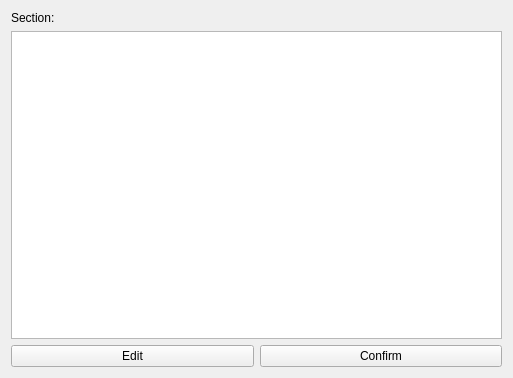
<?xml version="1.0" encoding="UTF-8"?>
<ui version="4.0">
 <class>SectionWidget</class>
 <widget class="QWidget" name="SectionWidget">
  <property name="geometry">
   <rect>
    <x>0</x>
    <y>0</y>
    <width>513</width>
    <height>378</height>
   </rect>
  </property>
  <property name="windowTitle">
   <string>Form</string>
  </property>
  <layout class="QHBoxLayout" name="horizontalLayout_2">
   <item>
    <layout class="QVBoxLayout" name="verticalLayout_2">
     <item>
      <widget class="QLabel" name="label">
       <property name="text">
        <string>Section: </string>
       </property>
      </widget>
     </item>
     <item>
      <layout class="QVBoxLayout" name="verticalLayout">
       <item>
        <widget class="QTextEdit" name="text_area"/>
       </item>
       <item>
        <layout class="QHBoxLayout" name="horizontalLayout">
         <item>
          <widget class="QPushButton" name="edit_button">
           <property name="text">
            <string>Edit</string>
           </property>
          </widget>
         </item>
         <item>
          <widget class="QPushButton" name="confirm_button">
           <property name="text">
            <string>Confirm</string>
           </property>
          </widget>
         </item>
        </layout>
       </item>
      </layout>
     </item>
    </layout>
   </item>
  </layout>
 </widget>
 <resources/>
 <connections/>
</ui>
